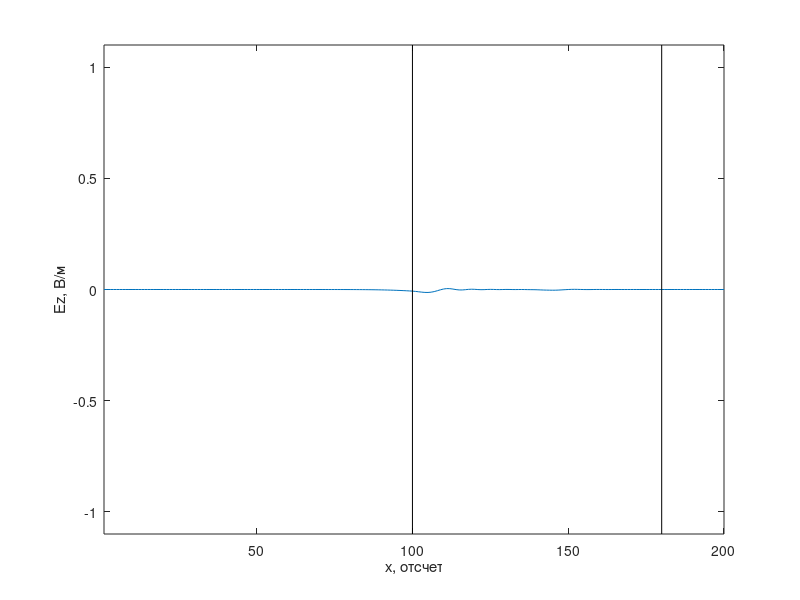
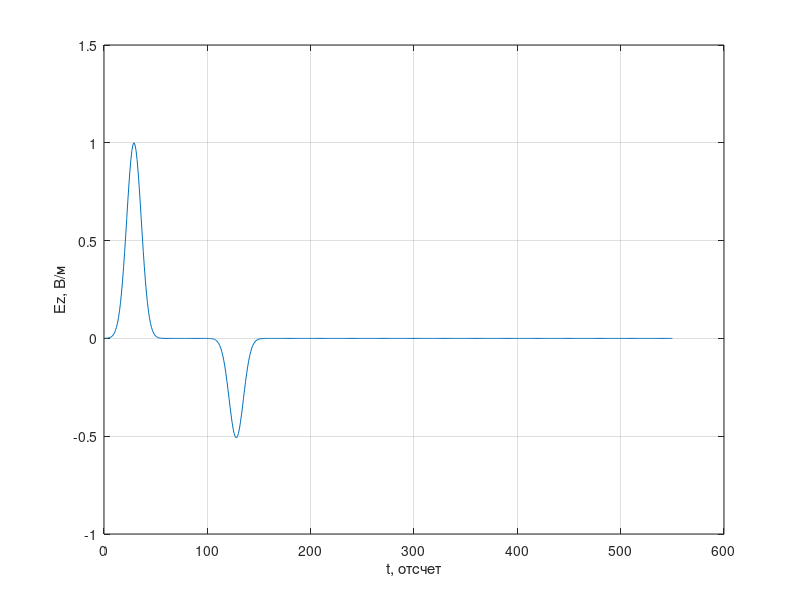

These charts were generated, in order, by the following MATLAB code:
%% Одномерный FDTD. Версия 1.6
% Граница раздела воздух - диэлектрик.
% На правой границе массива расположен диэлектрик с потерями.
clear

% Волновое сопротивление свободного пространства
W0 = 120 * pi;

% Потери в среде. loss = sigma * dt / (2 * eps * eps0)
loss = 0.02;

% Где начинается поглощающий диэлектрик
layer_loss_x = 180;

% Время расчета в отсчетах
maxTime = 550;

% Размер области моделирования в отсчетах
maxSize = 200;

% Положение датчика, регистрирующего поля
probePos = 50;

layer_x = 100;

Ez = zeros (1, maxSize);
Hy = zeros (1, maxSize - 1);

eps = ones (size (Ez));
eps(layer_x: end) = 9.0;

% Коэффициенты для расчета поля E
ceze = ones (1, maxSize);
ceze(layer_loss_x: end) = (1 - loss) / (1 + loss);

cezh = (ones (1, maxSize) * W0 ./ eps);
cezh(layer_loss_x: end) = cezh(layer_loss_x: end) / (1 + loss);

% Коэффициенты для расчета поля H
chyh = ones (1, maxSize - 1);
chyh(layer_loss_x: end) = (1 - loss) / (1 + loss);

chye = ones (1, maxSize - 1) / W0;
chye(layer_loss_x: end) = chye(layer_loss_x: end) / (1 + loss);

% Поле, зарегистрированное в датчике в зависимости от времени
probeTimeEz = zeros (1, maxTime);

figure

for t = 1: maxTime
    % Расчет компоненты поля H
    for m = 1: maxSize - 1
        % До этой строки Hy(n) хранит значение компоненты Hy
        % за предыдущий момент времени
        Hy(m) = chyh(m) * Hy(m) +...
            chye(m) * (Ez(m + 1) - Ez(m));
    end
    
    Hy(49) = Hy(49) - exp (-(t - 30.0) ^ 2 / 100.0) / W0;
    
    % Расчет компоненты поля E
    Ez(1) = Ez(2);
    
    for m = 2: maxSize - 1
        % До этой строки Ez(n) хранит значение компоненты EzS
        % за предыдущий момент времени
        % Вместо W0 / eps используется cezh
        Ez(m) = ceze(m) * Ez(m) + ...
            cezh(m) * (Hy(m) - Hy(m - 1));
    end

    % Источник возбуждения
    Ez(50) = Ez(50) + exp (-(t + 0.5 - (-0.5) - 30.0) ^ 2 / 100.0);
    
    % Регистрация поля в точке
    probeTimeEz(t) = Ez(probePos);
    
    plot (Ez);
    xlim ([1, maxSize]);
    ylim ([-1.1, 1.1]);
    xlabel ('x, отсчет')
    ylabel ('Ez, В/м')
    line ([layer_x, layer_x], [-1.1, 1.1], ...
        'Color',[0.0, 0.0, 0.0]);
    line ([layer_loss_x, layer_loss_x], [-1.1, 1.1], ...
        'Color',[0.0, 0.0, 0.0]);
    pause (0.01)
end

figure
plot (probeTimeEz)
xlabel ('t, отсчет')
ylabel ('Ez, В/м')
grid on
